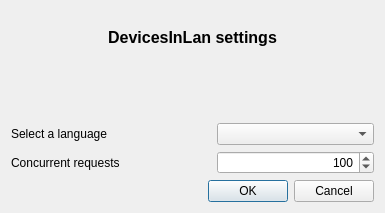
<?xml version="1.0" encoding="UTF-8"?>
<ui version="4.0">
 <class>frmSettings</class>
 <widget class="QDialog" name="frmSettings">
  <property name="geometry">
   <rect>
    <x>0</x>
    <y>0</y>
    <width>385</width>
    <height>213</height>
   </rect>
  </property>
  <property name="windowTitle">
   <string>DevicesInLan settings</string>
  </property>
  <property name="windowIcon">
   <iconset resource="../images/devicesinlan.qrc">
    <normaloff>:/configure.png</normaloff>:/configure.png</iconset>
  </property>
  <layout class="QHBoxLayout" name="horizontalLayout_4">
   <item>
    <layout class="QVBoxLayout" name="verticalLayout">
     <item>
      <widget class="QLabel" name="lblTitulo">
       <property name="font">
        <font>
         <pointsize>12</pointsize>
         <bold>true</bold>
        </font>
       </property>
       <property name="text">
        <string>DevicesInLan settings</string>
       </property>
       <property name="alignment">
        <set>Qt::AlignCenter</set>
       </property>
      </widget>
     </item>
     <item>
      <layout class="QHBoxLayout" name="horizontalLayout_2">
       <item>
        <spacer name="horizontalSpacer_2">
         <property name="orientation">
          <enum>Qt::Horizontal</enum>
         </property>
         <property name="sizeHint" stdset="0">
          <size>
           <width>40</width>
           <height>20</height>
          </size>
         </property>
        </spacer>
       </item>
       <item>
        <widget class="QLabel" name="lblPixmap">
         <property name="sizePolicy">
          <sizepolicy hsizetype="Fixed" vsizetype="Fixed">
           <horstretch>0</horstretch>
           <verstretch>0</verstretch>
          </sizepolicy>
         </property>
         <property name="minimumSize">
          <size>
           <width>48</width>
           <height>48</height>
          </size>
         </property>
         <property name="maximumSize">
          <size>
           <width>48</width>
           <height>48</height>
          </size>
         </property>
         <property name="pixmap">
          <pixmap resource="../images/devicesinlan.qrc">:/configure.png</pixmap>
         </property>
         <property name="scaledContents">
          <bool>true</bool>
         </property>
         <property name="alignment">
          <set>Qt::AlignCenter</set>
         </property>
        </widget>
       </item>
       <item>
        <spacer name="horizontalSpacer">
         <property name="orientation">
          <enum>Qt::Horizontal</enum>
         </property>
         <property name="sizeHint" stdset="0">
          <size>
           <width>40</width>
           <height>20</height>
          </size>
         </property>
        </spacer>
       </item>
      </layout>
     </item>
     <item>
      <layout class="QHBoxLayout" name="horizontalLayout">
       <item>
        <widget class="QLabel" name="label_2">
         <property name="minimumSize">
          <size>
           <width>200</width>
           <height>0</height>
          </size>
         </property>
         <property name="text">
          <string>Select a language</string>
         </property>
        </widget>
       </item>
       <item>
        <widget class="QComboBox" name="cmbLanguage">
         <property name="sizePolicy">
          <sizepolicy hsizetype="Expanding" vsizetype="Fixed">
           <horstretch>0</horstretch>
           <verstretch>0</verstretch>
          </sizepolicy>
         </property>
        </widget>
       </item>
      </layout>
     </item>
     <item>
      <layout class="QHBoxLayout" name="horizontalLayout_3">
       <item>
        <widget class="QLabel" name="label">
         <property name="minimumSize">
          <size>
           <width>200</width>
           <height>0</height>
          </size>
         </property>
         <property name="text">
          <string>Concurrent requests</string>
         </property>
        </widget>
       </item>
       <item>
        <widget class="QSpinBox" name="spnConcurrent">
         <property name="alignment">
          <set>Qt::AlignRight|Qt::AlignTrailing|Qt::AlignVCenter</set>
         </property>
         <property name="minimum">
          <number>1</number>
         </property>
         <property name="maximum">
          <number>20000</number>
         </property>
         <property name="singleStep">
          <number>5</number>
         </property>
         <property name="value">
          <number>100</number>
         </property>
        </widget>
       </item>
      </layout>
     </item>
     <item>
      <widget class="QDialogButtonBox" name="buttonBox">
       <property name="orientation">
        <enum>Qt::Horizontal</enum>
       </property>
       <property name="standardButtons">
        <set>QDialogButtonBox::Cancel|QDialogButtonBox::Ok</set>
       </property>
      </widget>
     </item>
    </layout>
   </item>
  </layout>
 </widget>
 <resources>
  <include location="../images/devicesinlan.qrc"/>
  <include location="../images/devicesinlan.qrc"/>
  <include location="../../images/devicesinlan.qrc"/>
 </resources>
 <connections>
  <connection>
   <sender>buttonBox</sender>
   <signal>accepted()</signal>
   <receiver>frmSettings</receiver>
   <slot>accept()</slot>
   <hints>
    <hint type="sourcelabel">
     <x>248</x>
     <y>254</y>
    </hint>
    <hint type="destinationlabel">
     <x>157</x>
     <y>274</y>
    </hint>
   </hints>
  </connection>
  <connection>
   <sender>buttonBox</sender>
   <signal>rejected()</signal>
   <receiver>frmSettings</receiver>
   <slot>reject()</slot>
   <hints>
    <hint type="sourcelabel">
     <x>316</x>
     <y>260</y>
    </hint>
    <hint type="destinationlabel">
     <x>286</x>
     <y>274</y>
    </hint>
   </hints>
  </connection>
 </connections>
</ui>
